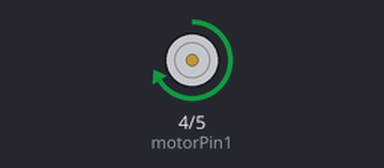
This sketch was run on a simulated Arduino Uno, built with avr-gcc and run on an emulated ATmega328P. On the bench: motor-driver pin pairs drawn as motors (green arrow = first pin HIGH = forward, orange = second pin HIGH = backward, longer = more drive, scaled by the enable pin).

Above: at 1.0 s.
At 2.5 s:
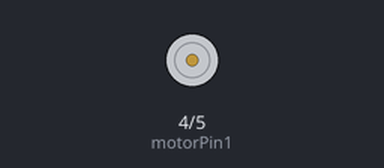
At 4.0 s:
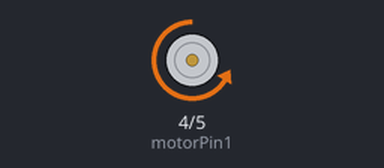
Timing chart, 0 to 7.8 s (numbered marks = the images above):
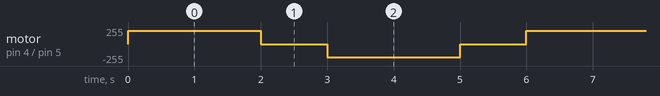

The sketch:

5.3.ino
```cpp
const int motorPin1  = 4;
const int motorPin2  = 5;
const int enablePin = 3;

void setup() {

  pinMode(motorPin1, OUTPUT);
  pinMode(motorPin2, OUTPUT);
  pinMode(enablePin, OUTPUT);

  digitalWrite(enablePin, HIGH);
}

void loop() {

  digitalWrite(motorPin1, HIGH);
  digitalWrite(motorPin2, LOW);
  analogWrite(enablePin, 200);
  delay(2000);

  digitalWrite(motorPin1, LOW);
  digitalWrite(motorPin2, LOW);
  delay(1000);

  digitalWrite(motorPin1, LOW);
  digitalWrite(motorPin2, HIGH);
  analogWrite(enablePin, 200);
  delay(2000);

  digitalWrite(motorPin1, LOW);
  digitalWrite(motorPin2, LOW);
  delay(1000);
}
```

Measured:
- by itself, motor on pin 4 (motorPin1) / pin 5 (motorPin2): repeats every 6.0 s: stopped 1.0 s, backward 200/255 2.0 s, stopped 1.0 s, forward 200/255 2.0 s
